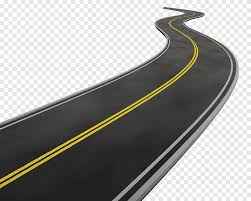
//> input picture data/2.jpeg, 251 x 201 px, given in place of 8.mp4, which was not available
$ ./video_lane_detection   (built with g++ and OpenCV 4)
//> lines starting //> are read from the running program, lines starting //| are printed output that depends on the picture; after the words box and inside, x2 and y2 are one past the last pixel; in counts of white or black regions, pixels touching at a corner belong together; pictures that were not available may be replaced by others from this repository, and a replacement may not be noted
//> further down, frame is the input picture: 201 rows x 251 cols, CV_8UC3; mean B, G, R 150.1, 153.5, 154.2
#include <opencv2/opencv.hpp>
#include <iostream>

void processFrame(cv::Mat& frame) {
    cv::Mat gray, edges, roi, output;

    // Convert to grayscale
    cv::cvtColor(frame, gray, cv::COLOR_BGR2GRAY);
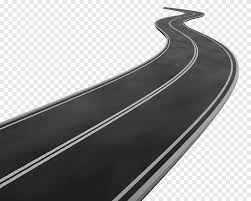
//> gray: 201 rows x 251 cols, CV_8UC1; min 0, max 255, mean 153.3

    // Apply Gaussian Blur
    cv::GaussianBlur(gray, gray, cv::Size(5, 5), 0);
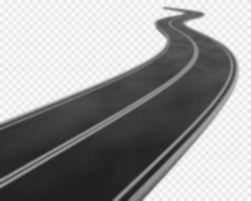
//> gray: 201 rows x 251 cols, CV_8UC1; min 30, max 255, mean 153.3

    // Edge Detection using Canny
    cv::Canny(gray, edges, 50, 150);
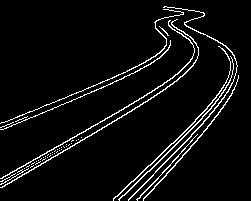
//> edges: 201 rows x 251 cols, CV_8UC1; 5.4% white in thin lines or dots

    // Define Region of Interest (ROI)
    int height = frame.rows;
//> height = 201
    int width = frame.cols;
//> width = 251
    cv::Mat mask = cv::Mat::zeros(frame.size(), CV_8U);
    cv::Point points[1][4] = {
        {cv::Point(0, height), cv::Point(width, height), cv::Point(width, height / 2), cv::Point(0, height / 2)}};
    const cv::Point* ppt[1] = {points[0]};
    int npt[] = {4};
    cv::fillPoly(mask, ppt, npt, 1, cv::Scalar(255, 255, 255));
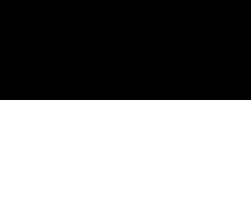
//> mask: 201 rows x 251 cols, CV_8UC1; 50.2% white; 1 black region, box (x1, y1, x2, y2) and area: (0, 0, 251, 100) 25100
    cv::bitwise_and(edges, mask, roi);
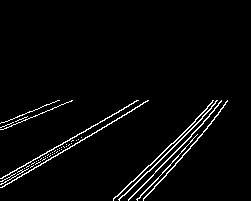
//> roi: 201 rows x 251 cols, CV_8UC1; 3.2% white in thin lines or dots, all inside (x1, y1, x2, y2) = (0, 100, 228, 201)

    // Detect Lines using Hough Transform
    std::vector<cv::Vec4i> lines;
    cv::HoughLinesP(roi, lines, 1, CV_PI / 180, 50, 50, 10);
//> lines = 10 lines (x1, y1, x2, y2), first 8: [149, 171, 202, 118], [2, 178, 137, 100], [128, 199, 191, 136], [11, 182, 148, 100], [113, 200, 195, 121], [137, 200, 185, 148], [2, 187, 147, 100], [163, 178, 223, 107]

    // Draw lines on the frame
    frame.copyTo(output);
    for (const auto& line : lines) {
        cv::line(output, cv::Point(line[0], line[1]), cv::Point(line[2], line[3]), cv::Scalar(0, 255, 0), 3);
    }
//> this loop made 10 passes
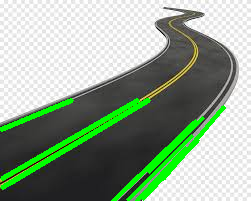
//> output: 201 rows x 251 cols, CV_8UC3; 7.93% of pixels changed, all inside (x1, y1, x2, y2) = (0, 98, 226, 201)

    // Display the results
    cv::imshow("Path Detection", output);
}

int main() {
    cv::VideoCapture cap("./data/8.mp4"); // Replace with 0 for live camera

    if (!cap.isOpened()) {
        std::cerr << "Error: Cannot open video file or camera" << std::endl;
        return -1;
    }

    while (true) {
        cv::Mat frame;
        cap >> frame;

        if (frame.empty()) break;

        processFrame(frame);

        if (cv::waitKey(30) >= 0) break; // Exit on key press
//> the Esc key is pressed
    }

    cap.release();
    cv::destroyAllWindows();
    return 0;
}

$ run again, on data/3.jpeg
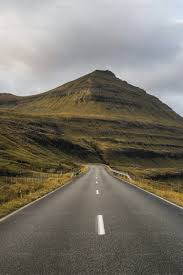
//> input picture data/3.jpeg, 183 x 275 px, given in place of 8.mp4, which was not available
//> frame is the input picture: 275 rows x 183 cols, CV_8UC3; mean B, G, R 106.8, 117.1, 121.8
//> in processFrame, `cv::Canny(gray, edges, 50, 150);`:
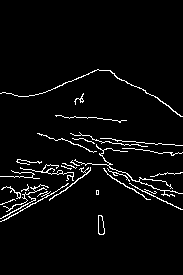
//> edges: 275 rows x 183 cols, CV_8UC1; 3.9% white in thin lines or dots, all inside (x1, y1, x2, y2) = (0, 69, 183, 235)
//> mask: 275 rows x 183 cols, CV_8UC1; 50.2% white; 1 black region, box (x1, y1, x2, y2) and area: (0, 0, 183, 137) 25071
//> roi: 275 rows x 183 cols, CV_8UC1; 3.2% white in thin lines or dots, all inside (x1, y1, x2, y2) = (0, 137, 183, 235)
//> lines = 4 lines (x1, y1, x2, y2): [1, 221, 87, 173], [117, 141, 182, 145], [107, 173, 165, 181], [20, 167, 82, 177]
//> the loop in processFrame, `for (const auto& line : lines)` made 4 passes
//> after the loop in processFrame, `for (const auto& line : lines)`:
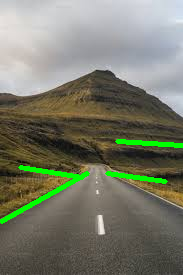
//> output: 275 rows x 183 cols, CV_8UC3; 2.82% of pixels changed, all inside (x1, y1, x2, y2) = (0, 139, 183, 224)

$ run again, on data/4.jpeg
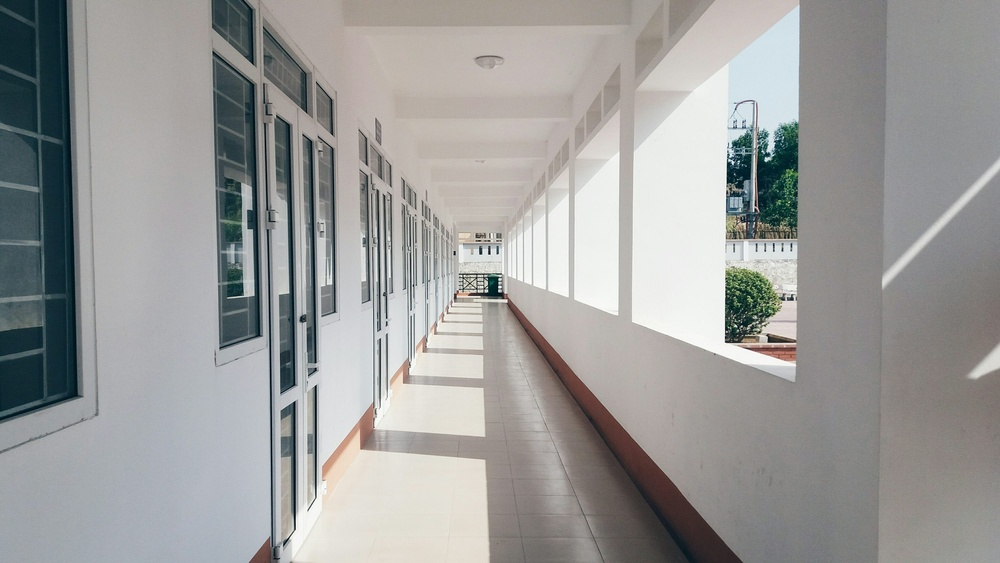
//> input picture data/4.jpeg, 1000 x 563 px, shrunk from 3000 x 1688 before the run, given in place of 8.mp4, which was not available
//> frame is the input picture: 563 rows x 1000 cols, CV_8UC3; mean B, G, R 154.7, 156.2, 156
//> in processFrame, `cv::Canny(gray, edges, 50, 150);`:
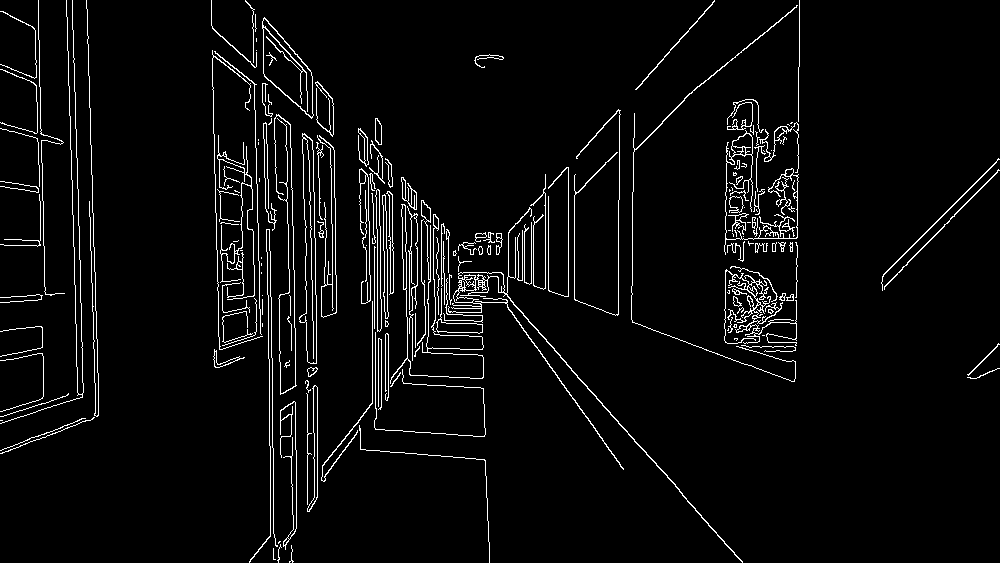
//> edges: 563 rows x 1000 cols, CV_8UC1; 4.3% white in thin lines or dots
//> mask: 563 rows x 1000 cols, CV_8UC1; 50.1% white; 1 black region, box (x1, y1, x2, y2) and area: (0, 0, 1000, 281) 281000
//> roi: 563 rows x 1000 cols, CV_8UC1; 1.8% white in thin lines or dots, all inside (x1, y1, x2, y2) = (0, 281, 1000, 563)
//> lines = 81 lines (x1, y1, x2, y2), first 8: [560, 357, 682, 493], [307, 485, 466, 281], [486, 476, 489, 562], [269, 389, 270, 502], [272, 388, 273, 501], [307, 511, 307, 351], [725, 297, 796, 297], [632, 322, 794, 381]
//> the loop in processFrame, `for (const auto& line : lines)` made 81 passes
//> after the loop in processFrame, `for (const auto& line : lines)`:
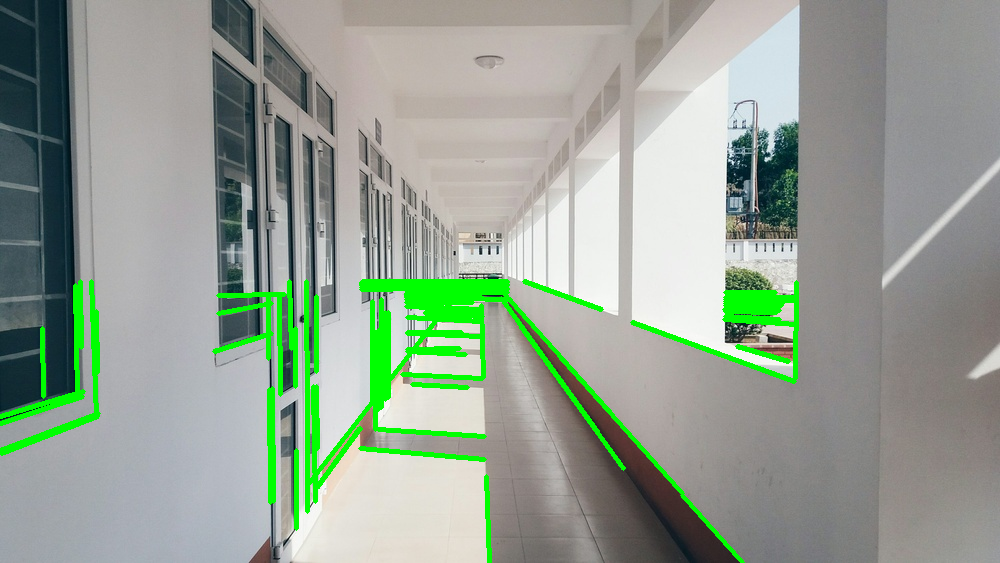
//> output: 563 rows x 1000 cols, CV_8UC3; 4.91% of pixels changed, all inside (x1, y1, x2, y2) = (0, 279, 799, 563)

$ run again, on data/1.png
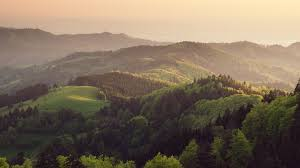
//> input picture data/1.png, 300 x 168 px, given in place of 8.mp4, which was not available
//> frame is the input picture: 168 rows x 300 cols, CV_8UC3; mean B, G, R 91.5, 109.7, 125.4
//> in processFrame, `cv::Canny(gray, edges, 50, 150);`:
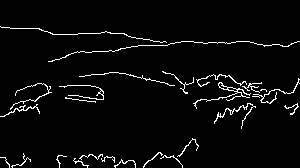
//> edges: 168 rows x 300 cols, CV_8UC1; 3.7% white in thin lines or dots, all inside (x1, y1, x2, y2) = (0, 26, 300, 168)
//> mask: 168 rows x 300 cols, CV_8UC1; 50% white; 1 white region, box (x1, y1, x2, y2) and area: (0, 84, 300, 168) 25200
//> in processFrame, `cv::bitwise_and(edges, mask, roi);`:
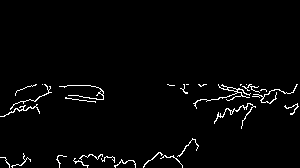
//> roi: 168 rows x 300 cols, CV_8UC1; 2.4% white in thin lines or dots, all inside (x1, y1, x2, y2) = (0, 84, 299, 168)
//> lines = empty
